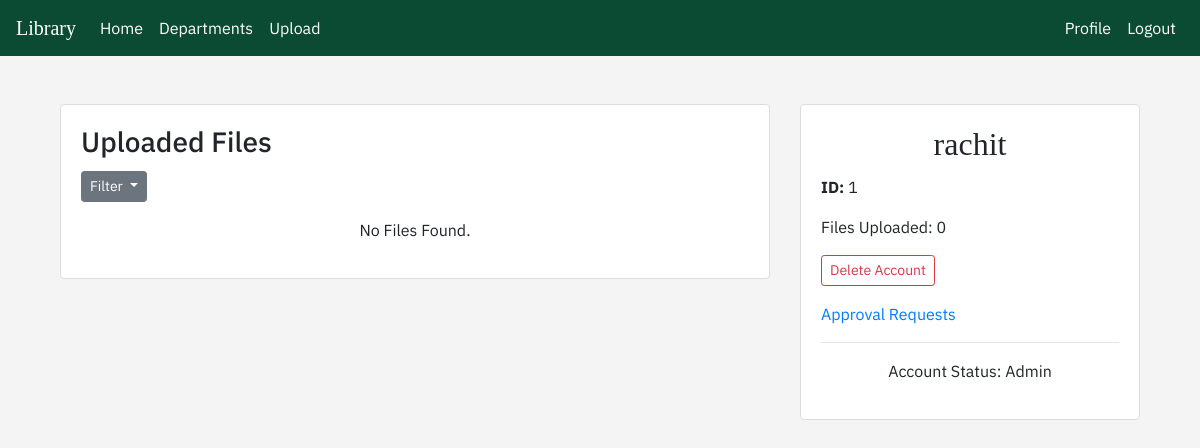
Page /user/user_profile/ (signed in) on the earlier database version.
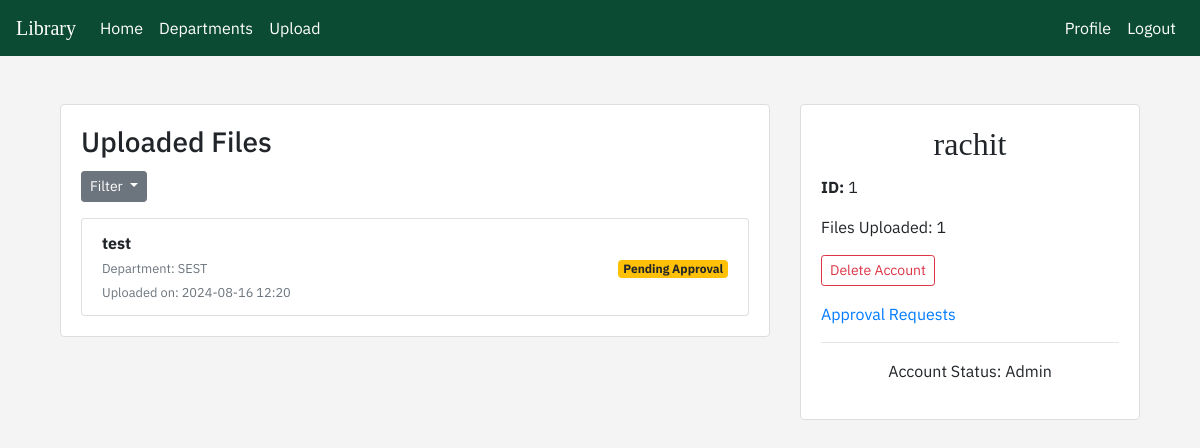
Same page on the later database version.
### library/models.py (models this page shows, shortened)
class File(models.Model):
        file_name = models.CharField(max_length=255)
        file_department = models.CharField(max_length=255)
        file_path = models.FileField(upload_to='uploads/')
        file_status = models.BooleanField(default=False)
        uploaded_by = models.ForeignKey(settings.AUTH_USER_MODEL, on_delete=models.SET_NULL, null=True, blank=True)
        uploaded_at = models.DateTimeField(auto_now_add=True)
        upvotes = models.IntegerField(default=0)

### user/views.py (the view)
# urls.py: path("user_profile/", views.user_profile, name='library_user_profile'),
@login_required
def user_profile(request):
    current_user = request.user
    user = current_user
    filter_option = request.GET.get('filter', 'all')
    if filter_option == 'approved':
        user_files = File.objects.filter(uploaded_by=current_user, file_status=True)
    elif filter_option == 'unapproved':
        user_files = File.objects.filter(uploaded_by=current_user, file_status=False)
    else:
        user_files = File.objects.filter(uploaded_by=current_user)
    """
    using files.count() for faster counting instead of using a for loop.
    """
    uploads=user_files.count()
    return render(request, 'user/user_profile.html', {"user" : user, "user_files": user_files, "uploads": uploads})

### user/templates/user/user_profile.html (shortened to what this page needs)
{% extends "library/base.html" %}
{% block content %}
<div class="container my-5">
    <div class="row">
        <div class="col-md-8">
            <div class="card shadow-sm">
                <div class="card-body">
                    <h3 class="card-title">Uploaded Files</h3>
                    <div class="btn-group">
                        <button class="btn btn-secondary btn-sm dropdown-toggle" type="button" data-toggle="dropdown" aria-haspopup="true" aria-expanded="false">
                            Filter
                        </button>
                    </div>
                    {% if user_files %}
                        <ul class="list-group">
                            {% for file in user_files %}
                                <li class="list-group-item d-flex justify-content-between align-items-center">
                                    <div>
                                        <strong>{{ file.file_name }}</strong><br>
                                        <small class="text-muted">Department: {{ file.file_department }}</small><br>
                                        <small class="text-muted">Uploaded on: {{ file.uploaded_at|date:"Y-m-d H:i" }}</small>
                                    </div>
                                    <div>
                                        {% if file.file_status %}
                                            <span class="badge badge-success">Approved</span>
                                            <a href="{% url 'library_delete_file' file.id %}" class="btn btn-outline-danger btn-sm">Delete</a>
                                        {% else %}
                                            <span class="badge badge-warning">Pending Approval</span>
                                        {% endif %}
                                    </div>
                                </li>
                            {% endfor %}
                        </ul>
                    {% else %}
                        <p class="text-center">No Files Found.</p>
                    {% endif %}
                </div>
            </div>
        </div>
        <div class="col-md-4">
            <div class="card shadow-sm">
                <div class="card-body">
                    <h2 class="card-title text-center">{{ user.username }}</h2>
                    <p class="card-text"><strong>ID:</strong> {{ user.id }}</p>
                    <p class="card-text">Files Uploaded: {{ uploads }}</p>
                    <div class="d-grid gap-2">
                        <a href="{% url 'library_delete_account' %}" class="btn btn-outline-danger btn-sm">Delete Account</a>
                        {% if user.is_staff %}
                        <a href="{% url 'library_approve_requests' %}" class="">Approval Requests</a>
                        <hr>
                        <p class="text-center">Account Status: Admin</p>
                        {% else %}
                        <hr>
                        <p class="text-center">Account Status: Normal</p>
                        {% endif %}
                    </div>
                </div>
            </div>
        </div>
    </div>
</div>
{% endblock %}

Differences in the rows shown:
added File: file_name "test", file_department "SEST", uploaded_at "2024-08-16 12:20", file_status "Pending Approval"
Other differences:
{{ uploads }}: "0" → "1"
text no longer shown: "No Files Found."
